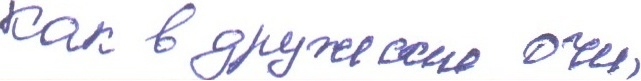
#> input picture img/hkr1.jpg, 641 x 81 px
$ python -i binarization.py   (imports and definitions only)
#> lines starting #> are read from the running program, lines starting #| are printed output that depends on the picture; after the words box and inside, x2 and y2 are one past the last pixel; in counts of white or black regions, pixels touching at a corner belong together
import cv2
import numpy as np

# https://stackoverflow.com/questions/56905592/automatic-contrast-and-brightness-adjustment-of-a-color-photo-of-a-sheet-of-pape


def adjust_gamma(image, gamma=1.2):
    # build a lookup table mapping the pixel values [0, 255] to
    # their adjusted gamma values
    invGamma = 1.0 / gamma
    table = np.array([((i / 255.0) ** invGamma) * 255
        for i in np.arange(0, 256)]).astype("uint8")

    # apply gamma correction using the lookup table
    return cv2.LUT(image, table)


BLOCK_SIZE = 40
DELTA = 25


# Do the necessary noise cleaning and other stuffs.
# I just do a simple blurring here but you can optionally
# add more stuffs.
def preprocess(image):
    image = cv2.medianBlur(image, 3)
    return 255 - image


# Again, this step is fully optional and you can even keep
# the body empty. I just did some opening. The algorithm is
# pretty robust, so this stuff won't affect much.
def postprocess(image):
    kernel = np.ones((3,3), np.uint8)
    image = cv2.morphologyEx(image, cv2.MORPH_OPEN, kernel)
    return image


# Just a helper function that generates box coordinates
def get_block_index(image_shape, yx, block_size):
    y = np.arange(max(0, yx[0]-block_size), min(image_shape[0], yx[0]+block_size))
    x = np.arange(max(0, yx[1]-block_size), min(image_shape[1], yx[1]+block_size))
    return np.meshgrid(y, x)


# Here is where the trick begins. We perform binarization from the
# median value locally (the img_in is actually a slice of the image).
# Here, following assumptions are held:
#   1.  The majority of pixels in the slice is background
#   2.  The median value of the intensity histogram probably
#       belongs to the background. We allow a soft margin DELTA
#       to account for any irregularities.
#   3.  We need to keep everything other than the background.
#
# We also do simple morphological operations here. It was just
# something that I empirically found to be "useful", but I assume
# this is pretty robust across different datasets.
def adaptive_median_threshold(img_in):
    med = np.median(img_in)
    img_out = np.zeros_like(img_in)
    img_out[img_in - med < DELTA] = 255
    kernel = np.ones((3,3),np.uint8)
    img_out = 255 - cv2.dilate(255 - img_out,kernel,iterations = 2)
    return img_out


# This function just divides the image into local regions (blocks),
# and perform the `adaptive_mean_threshold(...)` function to each
# of the regions.
def block_image_process(image, block_size):
    out_image = np.zeros_like(image)
    for row in range(0, image.shape[0], block_size):
        for col in range(0, image.shape[1], block_size):
            idx = (row, col)
            block_idx = get_block_index(image.shape, idx, block_size)
            out_image[tuple(block_idx)] = adaptive_median_threshold(image[tuple(block_idx)])
    return out_image


# This function invokes the whole pipeline of Step 2.
def get_mask(img):
    image_in = cv2.cvtColor(img, cv2.COLOR_BGR2GRAY)
    image_in = preprocess(image_in)
    image_out = block_image_process(image_in, BLOCK_SIZE)
    image_out = postprocess(image_out)
    return image_out


# This is the function used for composing
def sigmoid(x, orig, rad):
    k = np.exp((x - orig) * 5 / rad)
    return k / (k + 1.)


# Here, we combine the local blocks. A bit lengthy, so please
# follow the local comments.
def combine_block(img_in, mask):
    # First, we pre-fill the masked region of img_out to white
    # (i.e. background). The mask is retrieved from previous section.
    img_out = np.zeros_like(img_in)
    img_out[mask == 255] = 255
    fimg_in = img_in.astype(np.float32)

    # Then, we store the foreground (letters written with ink)
    # in the `idx` array. If there are none (i.e. just background),
    # we move on to the next block.
    idx = np.where(mask == 0)
    if idx[0].shape[0] == 0:
        img_out[idx] = img_in[idx]
        return img_out

    # We find the intensity range of our pixels in this local part
    # and clip the image block to that range, locally.
    lo = fimg_in[idx].min()
    hi = fimg_in[idx].max()
    v = fimg_in[idx] - lo
    r = hi - lo

    # Now we use good old OTSU binarization to get a rough estimation
    # of foreground and background regions.
    img_in_idx = img_in[idx]
    ret3,th3 = cv2.threshold(img_in[idx],0,255,cv2.THRESH_BINARY+cv2.THRESH_OTSU)

    if np.alltrue(th3[:, 0] != 255):
        img_out[idx] = img_in[idx]
        return img_out

    # Then we normalize the stuffs and apply sigmoid to gradually
    # combine the stuffs.
    bound_value = np.min(img_in_idx[th3[:, 0] == 255])
    bound_value = (bound_value - lo) / (r + 1e-5)
    f = (v / (r + 1e-5))
    f = sigmoid(f, bound_value + 0.05, 0.2)

    # Finally, we re-normalize the result to the range [0..255]
    img_out[idx] = (255. * f).astype(np.uint8)
    return img_out


# We do the combination routine on local blocks, so that the scaling
# parameters of Sigmoid function can be adjusted to local setting
def combine_block_image_process(image, mask, block_size):
    out_image = np.zeros_like(image)
    for row in range(0, image.shape[0], block_size):
        for col in range(0, image.shape[1], block_size):
            idx = (row, col)
            block_idx = get_block_index(image.shape, idx, block_size)
            out_image[tuple(block_idx)] = combine_block(
                image[tuple(block_idx)], mask[tuple(block_idx)])
    return out_image


# The main function of this section. Executes the whole pipeline.
def binarize(img):
    img = adjust_gamma(img)
    mask = get_mask(img)
    image_in = cv2.cvtColor(img, cv2.COLOR_BGR2GRAY)
    image_out = combine_block_image_process(image_in, mask, 20)
    image_out = cv2.cvtColor(image_out, cv2.COLOR_GRAY2RGB)
    return image_out

>>> import cv2
>>> picture = cv2.imread('../img/hkr1.jpg')
#> picture is the input picture: shape (81, 641, 3); mean B, G, R 241.9, 235.9, 236.2
>>> result = binarize(picture)
#> in get_mask, `image_in = cv2.cvtColor(img, cv2.COLOR_BGR2GRAY)`:
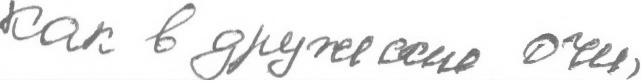
#> image_in: shape (81, 641); min 98, max 255, mean 238.8
#> in preprocess, `return 255 - image`:
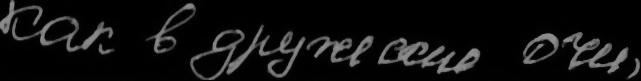
#> returned value: shape (81, 641); min 0, max 146, mean 15.9
#> the loop in block_image_process, `for row in range(0, image.shape[0], block_size):` made 3 passes
#> after the loop in block_image_process, `for row in range(0, image.shape[0], block_size):`:
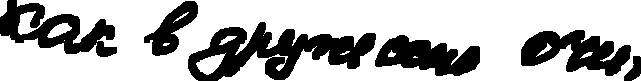
#> out_image: shape (81, 641); 70.6% white; 6 black regions, box (x1, y1, x2, y2) and area: (188, 22, 376, 81) 5216, (0, 0, 117, 57) 3018, (521, 30, 631, 76) 2863, (375, 35, 480, 76) 2606, (144, 1, 198, 56) 1307, (624, 56, 641, 81) 250
#> in postprocess, `image = cv2.morphologyEx(image, cv2.MORPH_OPEN, kernel)`: image: shape (81, 641); 69.9% white; 6 black regions, box (x1, y1, x2, y2) and area: (188, 22, 376, 81) 5378, (0, 0, 117, 57) 3067, (521, 30, 631, 76) 2924, (375, 35, 480, 76) 2646, (144, 0, 198, 56) 1371, (624, 56, 641, 81) 256
#> the loop in combine_block_image_process, `for row in range(0, image.shape[0], block_size):` made 5 passes
#> pass 1, in combine_block (call 2), `fimg_in = img_in.astype(np.float32)`:
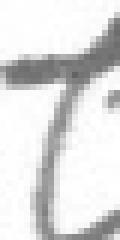
#> fimg_in: shape (40, 20) float32 (shown 6 times larger); min 99, max 255, mean 221.4
#> pass 1, in combine_block (call 3), `fimg_in = img_in.astype(np.float32)`:
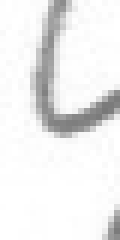
#> fimg_in: shape (40, 20) float32 (shown 6 times larger); min 120, max 255, mean 237.8
#> pass 1, in combine_block (call 4), `fimg_in = img_in.astype(np.float32)`:
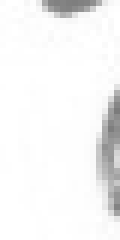
#> fimg_in: shape (40, 20) float32 (shown 6 times larger); min 123, max 255, mean 244.5
#> after the loop in combine_block_image_process, `for row in range(0, image.shape[0], block_size):`:
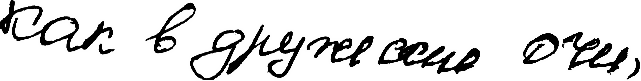
#> out_image: shape (81, 641); min 0, max 255, mean 222.3

$ run again, on img/augmentation.png
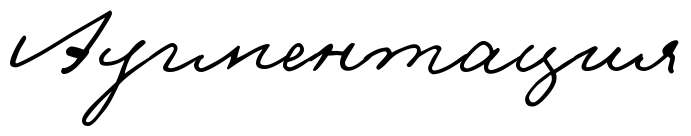
#> input picture img/augmentation.png, 691 x 136 px
#> picture is the input picture: shape (136, 691, 3); min 0, max 255, mean 236.4
#> in preprocess, `return 255 - image`:
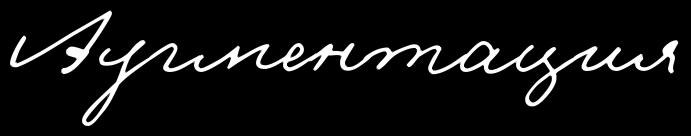
#> returned value: shape (136, 691); min 0, max 255, mean 18.3
#> the loop in combine_block_image_process, `for row in range(0, image.shape[0], block_size):` made 7 passes
#> after the loop in combine_block_image_process, `for row in range(0, image.shape[0], block_size):`:
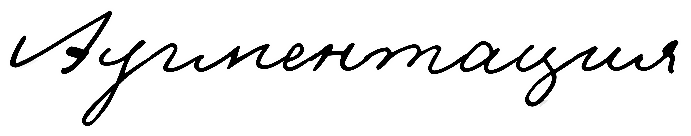
#> out_image: shape (136, 691); min 0, max 255, mean 236.2
